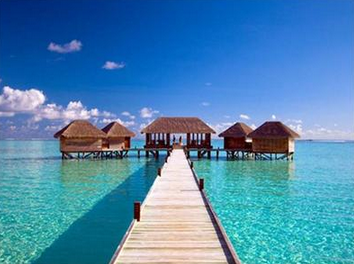
//> input picture scenery.png, 354 x 264 px
$ ./15._Canny_filter_without_double_thresholding___Edge_Detection_   (built with g++ and OpenCV 4)
//> lines starting //> are read from the running program, lines starting //| are printed output that depends on the picture
//Canny filter : Without double thresholding

#include "opencv2/imgproc/imgproc.hpp"
#include "opencv2/highgui/highgui.hpp"
#include <math.h>

using namespace cv;
using namespace std;       // Sobel filter has to be applied on seperate image.

int main(){

        int sum = 0;
        int sumX = 0,sumY = 0;
        int n=3; //Kernel size like 3x3
        int arr[3][3] = {{1, 2, 1}, {2, 4, 2}, {1, 2, 1}};
        int Gx[3][3] = {{-1, 0, 1}, {-2, 0, 2}, {-1, 0, 1}};
        int Gy[3][3] = {{-1, -2, -1}, {0, 0, 0}, {1, 2, 1}};
        int a,b = 0;

        int value = 0;

        double theta = 0;
        Mat var1 = imread("scenery.png", 1);  // Original Image
//> var1 is the input picture: 264 rows x 354 cols, CV_8UC3; mean B, G, R 176.3, 135.6, 76
        Mat sobel(var1.rows, var1.cols, CV_8UC1, Scalar(0));  //Sobel image
        Mat gray(var1.rows, var1.cols, CV_8UC1, Scalar(0));
        Mat gauss(var1.rows, var1.cols, CV_8UC1, Scalar(0));
        Mat final(var1.rows, var1.cols, CV_8UC1, Scalar(0));

        cvtColor(var1,gray,CV_RGB2GRAY);
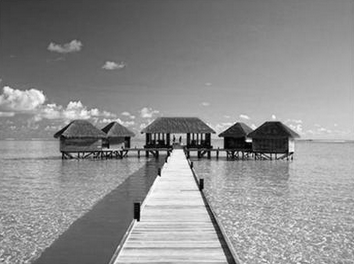
//> gray: 264 rows x 354 cols, CV_8UC1; min 0, max 255, mean 140.9

    for(int a=0;a<3 ; a++)
    {
        for(int i=1 ; i < (var1.rows-2) ; i++){
                for(int j=1 ; j < (var1.cols-2) ; j++)
                {

                    //GAUSSIAN FILTER
                        for(int x = i-1; x < i+2 ; x++)
                        {
                            for(int y=j-1 ; y < j+2 ; y++)
                            {
                                sum = sum + (gray.at<uchar>(x,y) * arr[x-i+1][y-j+1]);
                            }
                        }
                        gauss.at<uchar>(i,j) = sum/16;
                        sum=0;

                        //SOBEL FILTER
                        for(int x = i-1; x < i+2 ; x++)
                        {
                            for(int y=j-1 ; y < j+2 ; y++)
                            {
                                //sum = sum + (var1.at<Vec3b>(x,y)[a] * arr[x-i][y-j]);
                                sumX = sumX + (gauss.at<uchar>(x,y) * Gx[x-i+1][y-j+1]);  //sumX represents total Gx
                                sumY = sumY + (gauss.at<uchar>(x,y) * Gy[x-i+1][y-j+1]);  //sumY represents total Gy
                            }
                        }
                        sobel.at<uchar>(i,j) = int(sqrt((sumX*sumX) + (sumY*sumY)));

                        if(sumX == 0)
                            {theta = 90;}
                        else{
                        theta = ((atan(sumY/sumX)+1.57)/3.14)*180;}

                        value = sobel.at<uchar>(i,j);


                        if( theta > 0 && theta < 45/2.0)
                        {
                            theta = 0;
                            if( value > sobel.at<uchar>(i,j-1) && value > sobel.at<uchar>(i,j+1))
                            {final.at<uchar>(i,j) = 255;}
                            else
                            {final.at<uchar>(i,j) = 0;}
                        }

                        if( theta >= 45/2.0 && theta < 135/2.0)
                        {
                            theta = 45;
                            if( value > sobel.at<uchar>(i+1,j-1) && value > sobel.at<uchar>(i-1,j+1))
                            {final.at<uchar>(i,j) = 255;}
                            else
                            {final.at<uchar>(i,j) = 0;}
                        }

                        if( theta >= 135/2.0 && theta < 225/2)
                        {
                            theta = 90;
                            if( value > sobel.at<uchar>(i+1,j) && value > sobel.at<uchar>(i-1,j))
                            {final.at<uchar>(i,j) = 255;}
                            else
                            {final.at<uchar>(i,j) = 0;}
                        }

                        if( theta > 225/2 )
                        {
                            theta = 135;
                            if( value > sobel.at<uchar>(i-1,j-1) && value > sobel.at<uchar>(i+1,j+1))
                            {final.at<uchar>(i,j) = 255;}
                            else
                            {final.at<uchar>(i,j) = 0;}
                        }

                        sumX=0;
                        sumY=0;
                        //var1.at<Vec3b>(i+1,j+1)[a] = sum/16 ;
                        //sum=0;
                }
        }
    }
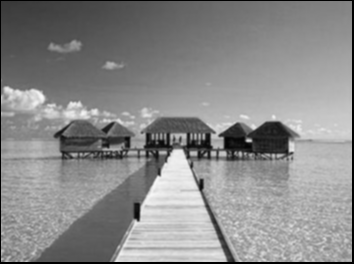
//> gauss: 264 rows x 354 cols, CV_8UC1; min 0, max 248, mean 137.7
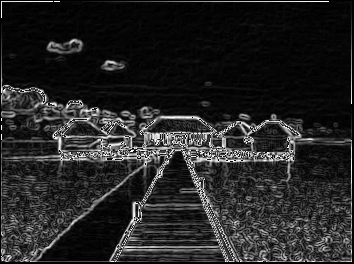
//> sobel: 264 rows x 354 cols, CV_8UC1; min 0, max 255, mean 37.3
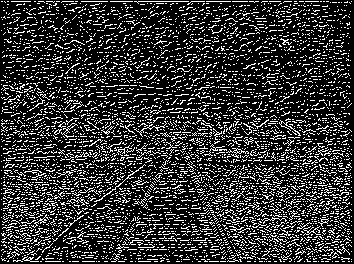
//> final: 264 rows x 354 cols, CV_8UC1; 20.7% white in thin lines or dots
//> after the loop, sum = 0; sumX = 0; sumY = 0; theta = 135; value = 223

        namedWindow("Original",WINDOW_AUTOSIZE);
        imshow("Original", var1);
        namedWindow("Final image", WINDOW_AUTOSIZE);
        imshow("Final image", final);

        waitKey(0);
        return 0;
}

$ run again, with color.jpg saved as scenery.png
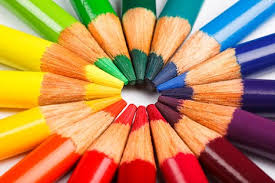
//> input picture color.jpg, 275 x 183 px
//> var1 is the input picture: 183 rows x 275 cols, CV_8UC3; mean B, G, R 87, 135.4, 184.4
//> `cvtColor(var1,gray,CV_RGB2GRAY);`:
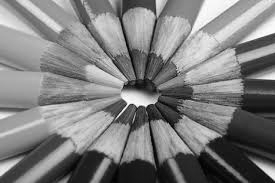
//> gray: 183 rows x 275 cols, CV_8UC1; min 1, max 255, mean 126.5
//> after the loop `for(int a=0;a<3 ; a++)`:
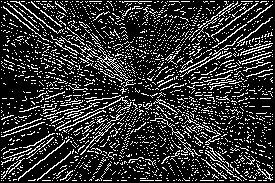
//> final: 183 rows x 275 cols, CV_8UC1; 19.6% white in thin lines or dots
//> after the loop `for(int a=0;a<3 ; a++)`: sum = 0; theta = 135; value = 19
